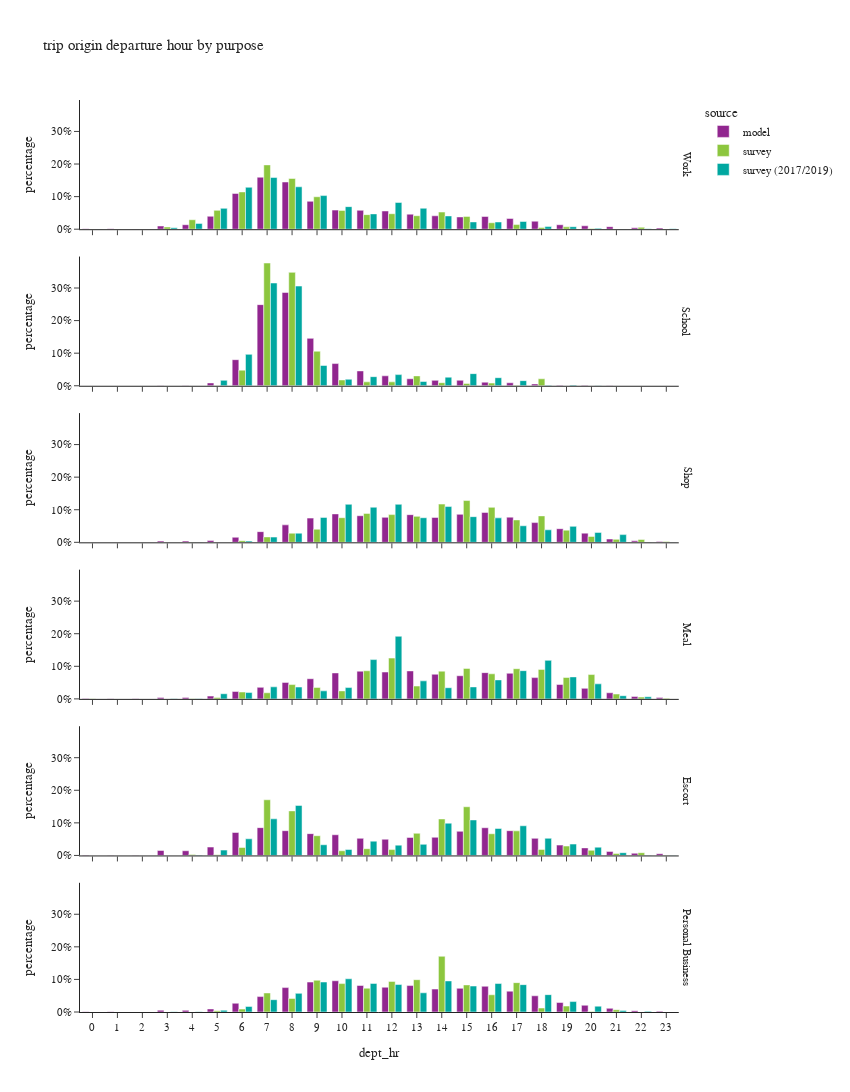

The cell this chart's notebook holds for it:
### Code cell
df_plot = df_trip.groupby(['dept_hr','dpurp_label','source'])['trexpfac'].agg(sample_count='size', trexpfac='sum').reset_index()
df_plot['percentage'] = df_plot.groupby(['dpurp_label','source'], group_keys=False)['trexpfac']. \
    apply(lambda x: x / float(x.sum()))

fig = px.bar(df_plot.sort_values(['source','dpurp_label']),
             x="dept_hr", y="percentage", color="source",barmode="group",
             facet_row='dpurp_label',
             hover_data=['trexpfac','sample_count'],
             title="trip origin departure hour by purpose")
fig.update_layout(height=1500, width=850)
fig.for_each_annotation(lambda a: a.update(text = a.text.split("=")[-1]))
fig.for_each_xaxis(lambda a: a.update(dict(dtick = 1, categoryorder='category ascending')))
fig.for_each_yaxis(lambda a: a.update(dict(tickformat=".0%")))
fig.show()

### Figure 1 — Plotly figure (JSON) as saved in the notebook; plotly's stock layout.template omitted (floating-point values rounded to 4 significant figures)
{"data": [{"alignmentgroup": "True", "customdata": [[3325.0, 3325.0], [2287.0, 2287.0], [785.0, 785.0], [20060.0, 20060.0], [28020.0, 28020.0], [80660.0, 80660.0], [223300.0, 223300.0], [324700.0, 324700.0], [294900.0, 294900.0], [174200.0, 174200.0], [119400.0, 119400.0], [118100.0, 118100.0], [113900.0, 113900.0], [94040.0, 94040.0], [83770.0, 83770.0], [76580.0, 76580.0], [79500.0, 79500.0], [66990.0, 66990.0], [49970.0, 49970.0], [27870.0, 27870.0], [21320.0, 21320.0], [15810.0, 15810.0], [9007.0, 9007.0], [7140.0, 7140.0]], "hovertemplate": "source=model<br>dpurp_label=Work<br>dept_hr=%{x}<br>percentage=%{y}<br>trexpfac=%{customdata[0]}<br>sample_count=%{customdata[1]}<extra></extra>", "legendgroup": "model", "marker": {"color": "#91268F", "pattern": {"shape": ""}}, "name": "model", "offsetgroup": "model", "orientation": "v", "showlegend": true, "textposition": "auto", "type": "bar", "x": [0, 1, 2, 3, 4, 5, 6, 7, 8, 9, 10, 11, 12, 13, 14, 15, 16, 17, 18, 19, 20, 21, 22, 23], "xaxis": "x6", "y": [0.001633, 0.001124, 0.0003856, 0.009854, 0.01376, 0.03962, 0.1097, 0.1595, 0.1449, 0.08557, 0.05867, 0.05802, 0.05596, 0.0462, 0.04115, 0.03762, 0.03905, 0.03291, 0.02455, 0.01369, 0.01047, 0.007765, 0.004425, 0.003508], "yaxis": "y6"}, {"alignmentgroup": "True", "customdata": [[7.0, 7.0], [2.0, 2.0], [2.0, 2.0], [508.0, 508.0], [597.0, 597.0], [5009.0, 5009.0], [46120.0, 46120.0], [143400.0, 143400.0], [164900.0, 164900.0], [83780.0, 83780.0], [39230.0, 39230.0], [26220.0, 26220.0], [17570.0, 17570.0], [12340.0, 12340.0], [9532.0, 9532.0], [9702.0, 9702.0], [6320.0, 6320.0], [5275.0, 5275.0], [3204.0, 3204.0], [1041.0, 1041.0], [719.0, 719.0], [369.0, 369.0], [71.0, 71.0], [29.0, 29.0]], "hovertemplate": "source=model<br>dpurp_label=School<br>dept_hr=%{x}<br>percentage=%{y}<br>trexpfac=%{customdata[0]}<br>sample_count=%{customdata[1]}<extra></extra>", "legendgroup": "model", "marker": {"color": "#91268F", "pattern": {"shape": ""}}, "name": "model", "offsetgroup": "model", "orientation": "v", "showlegend": false, "textposition": "auto", "type": "bar", "x": [0, 1, 2, 3, 4, 5, 6, 7, 8, 9, 10, 11, 12, 13, 14, 15, 16, 17, 18, 19, 20, 21, 22, 23], "xaxis": "x5", "y": [1.215e-05, 3.473e-06, 3.473e-06, 0.0008821, 0.001037, 0.008698, 0.08009, 0.249, 0.2863, 0.1455, 0.06811, 0.04554, 0.0305, 0.02143, 0.01655, 0.01685, 0.01097, 0.009159, 0.005563, 0.001808, 0.001248, 0.0006407, 0.0001233, 5.036e-05], "yaxis": "y5"}, {"alignmentgroup": "True", "customdata": [[1076.0, 1076.0], [780.0, 780.0], [316.0, 316.0], [7841.0, 7841.0], [7829.0, 7829.0], [11960.0, 11960.0], [32050.0, 32050.0], [67840.0, 67840.0], [110800.0, 110800.0], [153500.0, 153500.0], [180300.0, 180300.0], [168700.0, 168700.0], [158400.0, 158400.0], [175500.0, 175500.0], [158000.0, 158000.0], [177500.0, 177500.0], [189600.0, 189600.0], [159700.0, 159700.0], [125200.0, 125200.0], [86460.0, 86460.0], [58300.0, 58300.0], [20860.0, 20860.0], [9273.0, 9273.0], [5749.0, 5749.0]], "hovertemplate": "source=model<br>dpurp_label=Shop<br>dept_hr=%{x}<br>percentage=%{y}<br>trexpfac=%{customdata[0]}<br>sample_count=%{customdata[1]}<extra></extra>", "legendgroup": "model", "marker": {"color": "#91268F", "pattern": {"shape": ""}}, "name": "model", "offsetgroup": "model", "orientation": "v", "showlegend": false, "textposition": "auto", "type": "bar", "x": [0, 1, 2, 3, 4, 5, 6, 7, 8, 9, 10, 11, 12, 13, 14, 15, 16, 17, 18, 19, 20, 21, 22, 23], "xaxis": "x4", "y": [0.0005204, 0.0003773, 0.0001528, 0.003792, 0.003787, 0.005787, 0.0155, 0.03281, 0.05357, 0.07426, 0.08722, 0.08162, 0.07659, 0.08488, 0.0764, 0.08586, 0.09168, 0.07726, 0.06055, 0.04182, 0.0282, 0.01009, 0.004485, 0.002781], "yaxis": "y4"}, {"alignmentgroup": "True", "customdata": [[885.0, 885.0], [661.0, 661.0], [232.0, 232.0], [4175.0, 4175.0], [4660.0, 4660.0], [8763.0, 8763.0], [23300.0, 23300.0], [36140.0, 36140.0], [51720.0, 51720.0], [63200.0, 63200.0], [81360.0, 81360.0], [86790.0, 86790.0], [84150.0, 84150.0], [87680.0, 87680.0], [77260.0, 77260.0], [72550.0, 72550.0], [82300.0, 82300.0], [80230.0, 80230.0], [66690.0, 66690.0], [45000.0, 45000.0], [33010.0, 33010.0], [19170.0, 19170.0], [7767.0, 7767.0], [4006.0, 4006.0]], "hovertemplate": "source=model<br>dpurp_label=Meal<br>dept_hr=%{x}<br>percentage=%{y}<br>trexpfac=%{customdata[0]}<br>sample_count=%{customdata[1]}<extra></extra>", "legendgroup": "model", "marker": {"color": "#91268F", "pattern": {"shape": ""}}, "name": "model", "offsetgroup": "model", "orientation": "v", "showlegend": false, "textposition": "auto", "type": "bar", "x": [0, 1, 2, 3, 4, 5, 6, 7, 8, 9, 10, 11, 12, 13, 14, 15, 16, 17, 18, 19, 20, 21, 22, 23], "xaxis": "x3", "y": [0.0008662, 0.000647, 0.0002271, 0.004086, 0.004561, 0.008577, 0.0228, 0.03537, 0.05062, 0.06186, 0.07963, 0.08495, 0.08237, 0.08582, 0.07562, 0.07101, 0.08055, 0.07853, 0.06527, 0.04405, 0.03231, 0.01876, 0.007602, 0.003921], "yaxis": "y3"}, {"alignmentgroup": "True", "customdata": [[2149.0, 2149.0], [1472.0, 1472.0], [554.0, 554.0], [25020.0, 25020.0], [23700.0, 23700.0], [42200.0, 42200.0], [115700.0, 115700.0], [140200.0, 140200.0], [124700.0, 124700.0], [109900.0, 109900.0], [104300.0, 104300.0], [86270.0, 86270.0], [81690.0, 81690.0], [90700.0, 90700.0], [91480.0, 91480.0], [121600.0, 121600.0], [139700.0, 139700.0], [124800.0, 124800.0], [86080.0, 86080.0], [52200.0, 52200.0], [38100.0, 38100.0], [20360.0, 20360.0], [11080.0, 11080.0], [8700.0, 8700.0]], "hovertemplate": "source=model<br>dpurp_label=Escort<br>dept_hr=%{x}<br>percentage=%{y}<br>trexpfac=%{customdata[0]}<br>sample_count=%{customdata[1]}<extra></extra>", "legendgroup": "model", "marker": {"color": "#91268F", "pattern": {"shape": ""}}, "name": "model", "offsetgroup": "model", "orientation": "v", "showlegend": false, "textposition": "auto", "type": "bar", "x": [0, 1, 2, 3, 4, 5, 6, 7, 8, 9, 10, 11, 12, 13, 14, 15, 16, 17, 18, 19, 20, 21, 22, 23], "xaxis": "x2", "y": [0.001308, 0.0008961, 0.0003373, 0.01523, 0.01443, 0.02569, 0.07044, 0.08532, 0.07592, 0.06691, 0.0635, 0.05252, 0.04973, 0.05522, 0.05569, 0.07403, 0.08502, 0.076, 0.0524, 0.03178, 0.02319, 0.01239, 0.006748, 0.005296], "yaxis": "y2"}, {"alignmentgroup": "True", "customdata": [[500.0, 500.0], [343.0, 343.0], [132.0, 132.0], [4894.0, 4894.0], [4438.0, 4438.0], [8218.0, 8218.0], [23450.0, 23450.0], [41360.0, 41360.0], [65420.0, 65420.0], [80260.0, 80260.0], [83770.0, 83770.0], [71110.0, 71110.0], [66430.0, 66430.0], [70880.0, 70880.0], [61490.0, 61490.0], [63500.0, 63500.0], [68970.0, 68970.0], [55880.0, 55880.0], [43410.0, 43410.0], [25390.0, 25390.0], [18060.0, 18060.0], [9851.0, 9851.0], [3668.0, 3668.0], [2297.0, 2297.0]], "hovertemplate": "source=model<br>dpurp_label=Personal Business<br>dept_hr=%{x}<br>percentage=%{y}<br>trexpfac=%{customdata[0]}<br>sample_count=%{customdata[1]}<extra></extra>", "legendgroup": "model", "marker": {"color": "#91268F", "pattern": {"shape": ""}}, "name": "model", "offsetgroup": "model", "orientation": "v", "showlegend": false, "textposition": "auto", "type": "bar", "x": [0, 1, 2, 3, 4, 5, 6, 7, 8, 9, 10, 11, 12, 13, 14, 15, 16, 17, 18, 19, 20, 21, 22, 23], "xaxis": "x", "y": [0.0005723, 0.0003926, 0.0001511, 0.005601, 0.005079, 0.009406, 0.02684, 0.04734, 0.07488, 0.09186, 0.09588, 0.08139, 0.07603, 0.08112, 0.07037, 0.07267, 0.07894, 0.06396, 0.04968, 0.02906, 0.02067, 0.01127, 0.004198, 0.002629], "yaxis": "y"}, {"alignmentgroup": "True", "customdata": [[804.7, 3.0], [562.4, 2.0], [0.0, 0.0], [12540.0, 22.0], [53410.0, 63.0], [106400.0, 137.0], [210500.0, 375.0], [363300.0, 635.0], [286400.0, 621.0], [183300.0, 405.0], [106200.0, 268.0], [82220.0, 235.0], [87390.0, 322.0], [76200.0, 238.0], [96810.0, 196.0], [72350.0, 146.0], [36460.0, 110.0], [26130.0, 112.0], [9622.0, 59.0], [13280.0, 45.0], [3794.0, 34.0], [646.1, 22.0], [10800.0, 16.0], [1337.0, 10.0]], "hovertemplate": "source=survey<br>dpurp_label=Work<br>dept_hr=%{x}<br>percentage=%{y}<br>trexpfac=%{customdata[0]}<br>sample_count=%{customdata[1]}<extra></extra>", "legendgroup": "survey", "marker": {"color": "#8CC63E", "pattern": {"shape": ""}}, "name": "survey", "offsetgroup": "survey", "orientation": "v", "showlegend": true, "textposition": "auto", "type": "bar", "x": [0, 1, 2, 3, 4, 5, 6, 7, 8, 9, 10, 11, 12, 13, 14, 15, 16, 17, 18, 19, 20, 21, 22, 23], "xaxis": "x6", "y": [0.0004372, 0.0003056, 0.0, 0.006814, 0.02902, 0.05781, 0.1144, 0.1974, 0.1556, 0.09959, 0.05769, 0.04467, 0.04748, 0.0414, 0.0526, 0.03931, 0.01981, 0.0142, 0.005228, 0.007216, 0.002062, 0.0003511, 0.005866, 0.0007266], "yaxis": "y6"}, {"alignmentgroup": "True", "customdata": [[0.0, 0.0], [0.0, 0.0], [0.0, 0.0], [0.0, 0.0], [86.69, 1.0], [454.4, 4.0], [25740.0, 26.0], [202100.0, 237.0], [186700.0, 266.0], [56860.0, 63.0], [9550.0, 22.0], [6418.0, 16.0], [6418.0, 13.0], [16270.0, 19.0], [5076.0, 13.0], [3816.0, 15.0], [4405.0, 9.0], [1012.0, 8.0], [11450.0, 3.0], [117.8, 1.0], [0.0, 0.0], [0.0, 0.0], [0.0, 0.0], [0.0, 0.0]], "hovertemplate": "source=survey<br>dpurp_label=School<br>dept_hr=%{x}<br>percentage=%{y}<br>trexpfac=%{customdata[0]}<br>sample_count=%{customdata[1]}<extra></extra>", "legendgroup": "survey", "marker": {"color": "#8CC63E", "pattern": {"shape": ""}}, "name": "survey", "offsetgroup": "survey", "orientation": "v", "showlegend": false, "textposition": "auto", "type": "bar", "x": [0, 1, 2, 3, 4, 5, 6, 7, 8, 9, 10, 11, 12, 13, 14, 15, 16, 17, 18, 19, 20, 21, 22, 23], "xaxis": "x5", "y": [0.0, 0.0, 0.0, 0.0, 0.0001616, 0.000847, 0.04798, 0.3767, 0.348, 0.106, 0.0178, 0.01196, 0.01196, 0.03033, 0.009462, 0.007114, 0.008211, 0.001887, 0.02134, 0.0002195, 0.0, 0.0, 0.0, 0.0], "yaxis": "y5"}, {"alignmentgroup": "True", "customdata": [[358.8, 3.0], [143.5, 1.0], [570.9, 1.0], [0.0, 0.0], [2395.0, 2.0], [1099.0, 8.0], [9682.0, 16.0], [30870.0, 55.0], [52250.0, 96.0], [74740.0, 194.0], [140900.0, 291.0], [165500.0, 335.0], [158600.0, 324.0], [148500.0, 304.0], [218700.0, 345.0], [239000.0, 296.0], [200000.0, 332.0], [128100.0, 305.0], [151300.0, 246.0], [69610.0, 214.0], [33730.0, 85.0], [16880.0, 29.0], [16290.0, 19.0], [4775.0, 7.0]], "hovertemplate": "source=survey<br>dpurp_label=Shop<br>dept_hr=%{x}<br>percentage=%{y}<br>trexpfac=%{customdata[0]}<br>sample_count=%{customdata[1]}<extra></extra>", "legendgroup": "survey", "marker": {"color": "#8CC63E", "pattern": {"shape": ""}}, "name": "survey", "offsetgroup": "survey", "orientation": "v", "showlegend": false, "textposition": "auto", "type": "bar", "x": [0, 1, 2, 3, 4, 5, 6, 7, 8, 9, 10, 11, 12, 13, 14, 15, 16, 17, 18, 19, 20, 21, 22, 23], "xaxis": "x4", "y": [0.0001925, 7.699e-05, 0.0003063, 0.0, 0.001285, 0.0005896, 0.005194, 0.01656, 0.02803, 0.0401, 0.07559, 0.0888, 0.08506, 0.07967, 0.1173, 0.1282, 0.1073, 0.06874, 0.08115, 0.03734, 0.01809, 0.009056, 0.008738, 0.002562], "yaxis": "y4"}, {"alignmentgroup": "True", "customdata": [[632.6, 1.0], [0.0, 0.0], [0.0, 0.0], [0.0, 0.0], [23.31, 1.0], [4015.0, 5.0], [19390.0, 28.0], [17190.0, 49.0], [40280.0, 70.0], [32320.0, 90.0], [22490.0, 86.0], [79180.0, 200.0], [115000.0, 241.0], [36170.0, 153.0], [78100.0, 120.0], [85850.0, 121.0], [70610.0, 161.0], [84960.0, 207.0], [83070.0, 202.0], [60310.0, 119.0], [68580.0, 83.0], [13630.0, 29.0], [4953.0, 15.0], [1495.0, 4.0]], "hovertemplate": "source=survey<br>dpurp_label=Meal<br>dept_hr=%{x}<br>percentage=%{y}<br>trexpfac=%{customdata[0]}<br>sample_count=%{customdata[1]}<extra></extra>", "legendgroup": "survey", "marker": {"color": "#8CC63E", "pattern": {"shape": ""}}, "name": "survey", "offsetgroup": "survey", "orientation": "v", "showlegend": false, "textposition": "auto", "type": "bar", "x": [0, 1, 2, 3, 4, 5, 6, 7, 8, 9, 10, 11, 12, 13, 14, 15, 16, 17, 18, 19, 20, 21, 22, 23], "xaxis": "x3", "y": [0.0006889, 0.0, 0.0, 0.0, 2.539e-05, 0.004372, 0.02111, 0.01872, 0.04387, 0.0352, 0.0245, 0.08623, 0.1252, 0.03939, 0.08505, 0.09349, 0.0769, 0.09252, 0.09047, 0.06568, 0.07468, 0.01484, 0.005394, 0.001628], "yaxis": "y3"}, {"alignmentgroup": "True", "customdata": [[9.165, 1.0], [0.0, 0.0], [0.0, 0.0], [0.0, 0.0], [4054.0, 1.0], [3125.0, 10.0], [33590.0, 37.0], [234700.0, 227.0], [187900.0, 234.0], [83190.0, 95.0], [19660.0, 78.0], [28470.0, 63.0], [24740.0, 76.0], [93380.0, 87.0], [153800.0, 175.0], [205300.0, 228.0], [91440.0, 153.0], [103600.0, 140.0], [25420.0, 68.0], [39580.0, 58.0], [21550.0, 29.0], [8339.0, 23.0], [11520.0, 13.0], [607.6, 3.0]], "hovertemplate": "source=survey<br>dpurp_label=Escort<br>dept_hr=%{x}<br>percentage=%{y}<br>trexpfac=%{customdata[0]}<br>sample_count=%{customdata[1]}<extra></extra>", "legendgroup": "survey", "marker": {"color": "#8CC63E", "pattern": {"shape": ""}}, "name": "survey", "offsetgroup": "survey", "orientation": "v", "showlegend": false, "textposition": "auto", "type": "bar", "x": [0, 1, 2, 3, 4, 5, 6, 7, 8, 9, 10, 11, 12, 13, 14, 15, 16, 17, 18, 19, 20, 21, 22, 23], "xaxis": "x2", "y": [6.671e-06, 0.0, 0.0, 0.0, 0.002951, 0.002275, 0.02445, 0.1708, 0.1367, 0.06055, 0.01431, 0.02072, 0.018, 0.06797, 0.1119, 0.1494, 0.06655, 0.0754, 0.0185, 0.02881, 0.01568, 0.00607, 0.008382, 0.0004422], "yaxis": "y2"}, {"alignmentgroup": "True", "customdata": [[0.0, 0.0], [0.0, 0.0], [0.0, 0.0], [0.0, 0.0], [0.0, 0.0], [2942.0, 5.0], [6788.0, 24.0], [44640.0, 76.0], [31770.0, 110.0], [74420.0, 155.0], [66590.0, 183.0], [55820.0, 148.0], [71760.0, 147.0], [75770.0, 170.0], [130600.0, 161.0], [63500.0, 136.0], [40410.0, 122.0], [68850.0, 83.0], [9367.0, 51.0], [13900.0, 22.0], [1355.0, 8.0], [5414.0, 5.0], [197.4, 1.0], [0.0, 0.0]], "hovertemplate": "source=survey<br>dpurp_label=Personal Business<br>dept_hr=%{x}<br>percentage=%{y}<br>trexpfac=%{customdata[0]}<br>sample_count=%{customdata[1]}<extra></extra>", "legendgroup": "survey", "marker": {"color": "#8CC63E", "pattern": {"shape": ""}}, "name": "survey", "offsetgroup": "survey", "orientation": "v", "showlegend": false, "textposition": "auto", "type": "bar", "x": [0, 1, 2, 3, 4, 5, 6, 7, 8, 9, 10, 11, 12, 13, 14, 15, 16, 17, 18, 19, 20, 21, 22, 23], "xaxis": "x", "y": [0.0, 0.0, 0.0, 0.0, 0.0, 0.00385, 0.008883, 0.05843, 0.04157, 0.0974, 0.08715, 0.07306, 0.09391, 0.09916, 0.171, 0.0831, 0.05289, 0.0901, 0.01226, 0.01819, 0.001773, 0.007085, 0.0002584, 0.0], "yaxis": "y"}, {"alignmentgroup": "True", "customdata": [[1158.0, 2.0], [0.0, 0.0], [66.07, 1.0], [10510.0, 34.0], [42860.0, 134.0], [154600.0, 446.0], [310900.0, 1322.0], [383400.0, 2371.0], [314600.0, 2127.0], [249400.0, 1327.0], [167500.0, 740.0], [113700.0, 590.0], [198300.0, 934.0], [155400.0, 841.0], [98430.0, 500.0], [54040.0, 342.0], [53530.0, 283.0], [57190.0, 206.0], [19350.0, 116.0], [18660.0, 56.0], [6228.0, 34.0], [2096.0, 11.0], [3410.0, 8.0], [2472.0, 5.0]], "hovertemplate": "source=survey (2017/2019)<br>dpurp_label=Work<br>dept_hr=%{x}<br>percentage=%{y}<br>trexpfac=%{customdata[0]}<br>sample_count=%{customdata[1]}<extra></extra>", "legendgroup": "survey (2017/2019)", "marker": {"color": "#00A7A0", "pattern": {"shape": ""}}, "name": "survey (2017/2019)", "offsetgroup": "survey (2017/2019)", "orientation": "v", "showlegend": true, "textposition": "auto", "type": "bar", "x": [0, 1, 2, 3, 4, 5, 6, 7, 8, 9, 10, 11, 12, 13, 14, 15, 16, 17, 18, 19, 20, 21, 22, 23], "xaxis": "x6", "y": [0.0004788, 0.0, 2.733e-05, 0.004346, 0.01772, 0.06395, 0.1286, 0.1586, 0.1301, 0.1032, 0.06927, 0.04702, 0.08204, 0.06427, 0.04071, 0.02235, 0.02214, 0.02365, 0.008004, 0.007718, 0.002576, 0.000867, 0.00141, 0.001022], "yaxis": "y6"}, {"alignmentgroup": "True", "customdata": [[0.0, 0.0], [0.0, 0.0], [0.0, 0.0], [0.0, 0.0], [0.0, 0.0], [10000.0, 13.0], [57850.0, 105.0], [189300.0, 515.0], [183700.0, 619.0], [37340.0, 163.0], [11950.0, 75.0], [16750.0, 58.0], [20550.0, 109.0], [7864.0, 76.0], [15770.0, 82.0], [22350.0, 67.0], [14850.0, 61.0], [9461.0, 59.0], [846.6, 16.0], [1323.0, 8.0], [312.3, 1.0], [89.61, 3.0], [0.0, 0.0], [0.0, 0.0]], "hovertemplate": "source=survey (2017/2019)<br>dpurp_label=School<br>dept_hr=%{x}<br>percentage=%{y}<br>trexpfac=%{customdata[0]}<br>sample_count=%{customdata[1]}<extra></extra>", "legendgroup": "survey (2017/2019)", "marker": {"color": "#00A7A0", "pattern": {"shape": ""}}, "name": "survey (2017/2019)", "offsetgroup": "survey (2017/2019)", "orientation": "v", "showlegend": false, "textposition": "auto", "type": "bar", "x": [0, 1, 2, 3, 4, 5, 6, 7, 8, 9, 10, 11, 12, 13, 14, 15, 16, 17, 18, 19, 20, 21, 22, 23], "xaxis": "x5", "y": [0.0, 0.0, 0.0, 0.0, 0.0, 0.01666, 0.09637, 0.3154, 0.306, 0.06221, 0.01991, 0.0279, 0.03423, 0.0131, 0.02627, 0.03723, 0.02474, 0.01576, 0.00141, 0.002204, 0.0005202, 0.0001493, 0.0, 0.0], "yaxis": "y5"}, {"alignmentgroup": "True", "customdata": [[88.0, 3.0], [0.0, 0.0], [0.5453, 1.0], [23.56, 2.0], [2803.0, 5.0], [1122.0, 8.0], [7810.0, 29.0], [33970.0, 82.0], [59280.0, 149.0], [161900.0, 311.0], [247000.0, 468.0], [228000.0, 563.0], [247000.0, 548.0], [159700.0, 506.0], [232400.0, 572.0], [166700.0, 560.0], [158900.0, 651.0], [107500.0, 679.0], [81220.0, 538.0], [103700.0, 429.0], [64390.0, 252.0], [50070.0, 125.0], [1685.0, 35.0], [2125.0, 8.0]], "hovertemplate": "source=survey (2017/2019)<br>dpurp_label=Shop<br>dept_hr=%{x}<br>percentage=%{y}<br>trexpfac=%{customdata[0]}<br>sample_count=%{customdata[1]}<extra></extra>", "legendgroup": "survey (2017/2019)", "marker": {"color": "#00A7A0", "pattern": {"shape": ""}}, "name": "survey (2017/2019)", "offsetgroup": "survey (2017/2019)", "orientation": "v", "showlegend": false, "textposition": "auto", "type": "bar", "x": [0, 1, 2, 3, 4, 5, 6, 7, 8, 9, 10, 11, 12, 13, 14, 15, 16, 17, 18, 19, 20, 21, 22, 23], "xaxis": "x4", "y": [4.156e-05, 0.0, 2.575e-07, 1.113e-05, 0.001324, 0.0005297, 0.003688, 0.01604, 0.028, 0.07644, 0.1166, 0.1077, 0.1166, 0.07544, 0.1097, 0.07875, 0.07506, 0.05079, 0.03836, 0.04896, 0.03041, 0.02365, 0.0007959, 0.001003], "yaxis": "y4"}, {"alignmentgroup": "True", "customdata": [[0.0, 0.0], [0.0, 0.0], [0.0, 0.0], [42.3, 1.0], [218.5, 7.0], [14040.0, 19.0], [17300.0, 71.0], [32910.0, 113.0], [32340.0, 148.0], [21920.0, 132.0], [30920.0, 176.0], [107400.0, 532.0], [171000.0, 671.0], [49220.0, 301.0], [30460.0, 208.0], [32690.0, 206.0], [51870.0, 303.0], [77110.0, 502.0], [105300.0, 528.0], [60060.0, 335.0], [41080.0, 178.0], [8666.0, 63.0], [5859.0, 26.0], [5.964, 2.0]], "hovertemplate": "source=survey (2017/2019)<br>dpurp_label=Meal<br>dept_hr=%{x}<br>percentage=%{y}<br>trexpfac=%{customdata[0]}<br>sample_count=%{customdata[1]}<extra></extra>", "legendgroup": "survey (2017/2019)", "marker": {"color": "#00A7A0", "pattern": {"shape": ""}}, "name": "survey (2017/2019)", "offsetgroup": "survey (2017/2019)", "orientation": "v", "showlegend": false, "textposition": "auto", "type": "bar", "x": [0, 1, 2, 3, 4, 5, 6, 7, 8, 9, 10, 11, 12, 13, 14, 15, 16, 17, 18, 19, 20, 21, 22, 23], "xaxis": "x3", "y": [0.0, 0.0, 0.0, 4.751e-05, 0.0002454, 0.01577, 0.01943, 0.03697, 0.03632, 0.02463, 0.03473, 0.1206, 0.192, 0.05528, 0.03421, 0.03672, 0.05825, 0.08661, 0.1182, 0.06745, 0.04614, 0.009733, 0.006581, 6.698e-06], "yaxis": "y3"}, {"alignmentgroup": "True", "customdata": [[0.0, 0.0], [0.0, 0.0], [0.0, 0.0], [43.39, 1.0], [1791.0, 12.0], [18470.0, 31.0], [57550.0, 132.0], [126600.0, 480.0], [172900.0, 535.0], [36940.0, 172.0], [20660.0, 83.0], [49370.0, 137.0], [35660.0, 134.0], [38420.0, 151.0], [111600.0, 247.0], [122800.0, 398.0], [93250.0, 447.0], [102600.0, 351.0], [59270.0, 192.0], [39270.0, 126.0], [28530.0, 106.0], [9561.0, 53.0], [969.1, 33.0], [843.1, 13.0]], "hovertemplate": "source=survey (2017/2019)<br>dpurp_label=Escort<br>dept_hr=%{x}<br>percentage=%{y}<br>trexpfac=%{customdata[0]}<br>sample_count=%{customdata[1]}<extra></extra>", "legendgroup": "survey (2017/2019)", "marker": {"color": "#00A7A0", "pattern": {"shape": ""}}, "name": "survey (2017/2019)", "offsetgroup": "survey (2017/2019)", "orientation": "v", "showlegend": false, "textposition": "auto", "type": "bar", "x": [0, 1, 2, 3, 4, 5, 6, 7, 8, 9, 10, 11, 12, 13, 14, 15, 16, 17, 18, 19, 20, 21, 22, 23], "xaxis": "x2", "y": [0.0, 0.0, 0.0, 3.849e-05, 0.001589, 0.01638, 0.05105, 0.1124, 0.1534, 0.03278, 0.01833, 0.0438, 0.03163, 0.03409, 0.09897, 0.109, 0.08273, 0.09107, 0.05258, 0.03483, 0.02531, 0.008482, 0.0008597, 0.0007479], "yaxis": "y2"}, {"alignmentgroup": "True", "customdata": [[0.0, 0.0], [0.0, 0.0], [0.0, 0.0], [1138.0, 7.0], [813.0, 9.0], [8939.0, 30.0], [27860.0, 114.0], [61740.0, 258.0], [93490.0, 413.0], [150500.0, 496.0], [166700.0, 518.0], [143300.0, 468.0], [137800.0, 530.0], [96330.0, 503.0], [155900.0, 515.0], [130300.0, 511.0], [142800.0, 588.0], [137300.0, 492.0], [87070.0, 381.0], [52330.0, 225.0], [29190.0, 119.0], [8119.0, 46.0], [3491.0, 23.0], [113.9, 5.0]], "hovertemplate": "source=survey (2017/2019)<br>dpurp_label=Personal Business<br>dept_hr=%{x}<br>percentage=%{y}<br>trexpfac=%{customdata[0]}<br>sample_count=%{customdata[1]}<extra></extra>", "legendgroup": "survey (2017/2019)", "marker": {"color": "#00A7A0", "pattern": {"shape": ""}}, "name": "survey (2017/2019)", "offsetgroup": "survey (2017/2019)", "orientation": "v", "showlegend": false, "textposition": "auto", "type": "bar", "x": [0, 1, 2, 3, 4, 5, 6, 7, 8, 9, 10, 11, 12, 13, 14, 15, 16, 17, 18, 19, 20, 21, 22, 23], "xaxis": "x", "y": [0.0, 0.0, 0.0, 0.0006957, 0.0004971, 0.005466, 0.01704, 0.03775, 0.05717, 0.09205, 0.1019, 0.08765, 0.08427, 0.0589, 0.09535, 0.07968, 0.08734, 0.08396, 0.05324, 0.032, 0.01785, 0.004965, 0.002134, 6.966e-05], "yaxis": "y"}], "layout": {"annotations": [{"font": {}, "showarrow": false, "text": "Personal Business", "textangle": 90, "x": 0.98, "xanchor": "left", "xref": "paper", "y": 0.07083, "yanchor": "middle", "yref": "paper"}, {"font": {}, "showarrow": false, "text": "Escort", "textangle": 90, "x": 0.98, "xanchor": "left", "xref": "paper", "y": 0.2425, "yanchor": "middle", "yref": "paper"}, {"font": {}, "showarrow": false, "text": "Meal", "textangle": 90, "x": 0.98, "xanchor": "left", "xref": "paper", "y": 0.4142, "yanchor": "middle", "yref": "paper"}, {"font": {}, "showarrow": false, "text": "Shop", "textangle": 90, "x": 0.98, "xanchor": "left", "xref": "paper", "y": 0.5858, "yanchor": "middle", "yref": "paper"}, {"font": {}, "showarrow": false, "text": "School", "textangle": 90, "x": 0.98, "xanchor": "left", "xref": "paper", "y": 0.7575, "yanchor": "middle", "yref": "paper"}, {"font": {}, "showarrow": false, "text": "Work", "textangle": 90, "x": 0.98, "xanchor": "left", "xref": "paper", "y": 0.9292, "yanchor": "middle", "yref": "paper"}], "barmode": "group", "height": 1500, "legend": {"title": {"text": "source"}, "tracegroupgap": 0}, "title": {"text": "trip origin departure hour by purpose"}, "width": 850, "xaxis": {"anchor": "y", "categoryorder": "category ascending", "domain": [0.0, 0.98], "dtick": 1, "title": {"text": "dept_hr"}}, "xaxis2": {"anchor": "y2", "categoryorder": "category ascending", "domain": [0.0, 0.98], "dtick": 1, "matches": "x", "showticklabels": false}, "xaxis3": {"anchor": "y3", "categoryorder": "category ascending", "domain": [0.0, 0.98], "dtick": 1, "matches": "x", "showticklabels": false}, "xaxis4": {"anchor": "y4", "categoryorder": "category ascending", "domain": [0.0, 0.98], "dtick": 1, "matches": "x", "showticklabels": false}, "xaxis5": {"anchor": "y5", "categoryorder": "category ascending", "domain": [0.0, 0.98], "dtick": 1, "matches": "x", "showticklabels": false}, "xaxis6": {"anchor": "y6", "categoryorder": "category ascending", "domain": [0.0, 0.98], "dtick": 1, "matches": "x", "showticklabels": false}, "yaxis": {"anchor": "x", "domain": [0.0, 0.1417], "tickformat": ".0%", "title": {"text": "percentage"}}, "yaxis2": {"anchor": "x2", "domain": [0.1717, 0.3133], "matches": "y", "tickformat": ".0%", "title": {"text": "percentage"}}, "yaxis3": {"anchor": "x3", "domain": [0.3433, 0.485], "matches": "y", "tickformat": ".0%", "title": {"text": "percentage"}}, "yaxis4": {"anchor": "x4", "domain": [0.515, 0.6567], "matches": "y", "tickformat": ".0%", "title": {"text": "percentage"}}, "yaxis5": {"anchor": "x5", "domain": [0.6867, 0.8283], "matches": "y", "tickformat": ".0%", "title": {"text": "percentage"}}, "yaxis6": {"anchor": "x6", "domain": [0.8583, 1.0], "matches": "y", "tickformat": ".0%", "title": {"text": "percentage"}}}}
